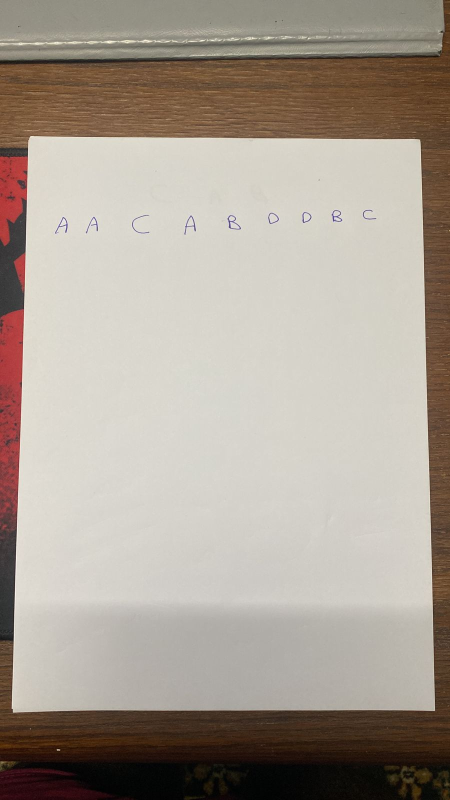
#> input picture img/letters.png, 900 x 1600 px (shown at 1/2 size)
$ jupyter execute app.ipynb   (shell and % lines are left out)
#> lines starting #> are read from the running program, lines starting #| are printed output that depends on the picture; after the words box and inside, x2 and y2 are one past the last pixel; in counts of white or black regions, pixels touching at a corner belong together
### commonfunctions.py


import skimage.io as io
import matplotlib.pyplot as plt
import numpy as np
from skimage.exposure import histogram
from matplotlib.pyplot import bar
from skimage.color import rgb2gray,rgb2hsv

# Convolution:
from scipy.signal import convolve2d
from scipy import fftpack
import math

from skimage.util import random_noise
from skimage.filters import median, threshold_otsu
from skimage.feature import canny

from mpl_toolkits.mplot3d import Axes3D  # noqa: F401 unused import

import matplotlib.pyplot as plt
from matplotlib import cm
from matplotlib.ticker import LinearLocator, FormatStrFormatter
import numpy as np

# Edges
from skimage.filters import sobel_h, sobel, sobel_v,roberts, prewitt

# Show the figures / plots inside the notebook
def show_images(images,titles=None):
    #This function is used to show image(s) with titles by sending an array of images and an array of associated titles.
    # images[0] will be drawn with the title titles[0] if exists
    # You aren't required to understand this function, use it as-is.
    n_ims = len(images)
    if titles is None: titles = ['(%d)' % i for i in range(1,n_ims + 1)]
    fig = plt.figure()
    n = 1
    for image,title in zip(images,titles):
        a = fig.add_subplot(1,n_ims,n)
        if image.ndim == 2:
            plt.gray()
        plt.imshow(image)
        a.set_title(title)
        plt.axis('off')
        n += 1
    fig.set_size_inches(np.array(fig.get_size_inches()) * n_ims)
    plt.show()


# [42 lines left out: functions show_3d_image, show_3d_image_filtering_in_freq, showHist, not called in this run]

### app.ipynb
# app code

[cell 1]
import cv2
import ttg
from commonfunctions import *
import numpy as np
import skimage.io as io
import functools
# Show the figures / plots inside the notebook

Image Retrieval

[cell 2]
image=io.imread("./img/letters.png")
#> image is the input picture: shape (1600, 900, 3); mean R, G, B 169.3, 159.4, 148.5
show_images([image])
#> in show_images, `n_ims = len(images)`: n_ims = 1
#> the loop in show_images, `for image,title in zip(images,titles):` made 1 pass
#> (title, n) on pass 1: ('(1)', 2)
#> after the loop in show_images, `for image,title in zip(images,titles):`: n = 2

Deskew and Presepective Transformation

[cell 3]
# this helps to find the paper contour
def find_biggest_contours(contours):
    biggest = np.array([])
    max_area = 0
    for i in contours:
        area = cv2.contourArea(i)
        if area > 10000:
            peri = cv2.arcLength(i, True)
            corners = cv2.approxPolyDP(i, 0.02 * peri, True)
            # to check that it is a rect and has the max area
            if area > max_area and len(corners) == 4:
                biggest = corners
                max_area = area
    return biggest
def Deskew(image):
    img_original = image.copy()
    img = image.copy()
    gray = cv2.cvtColor(img, cv2.COLOR_BGR2GRAY)

    # reduce unwanted noise very well while keeping edges fairly sharp
    gray = cv2.bilateralFilter(gray, 50, 15, 15)
    edged = cv2.Canny(gray, 50, 50)
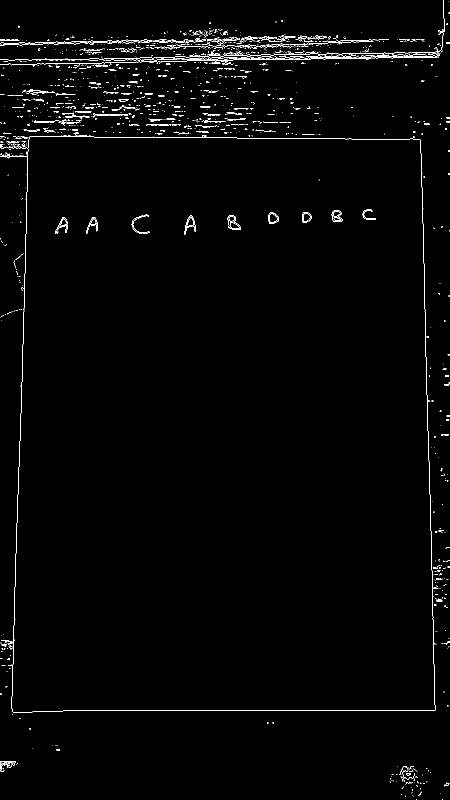
#> edged: shape (1600, 900) (shown at 1/2 size); 1.3% white in thin lines or dots
    kernel = np.ones((7, 7))
    dilatedImg = cv2.dilate(edged, kernel, iterations=2)
#> dilatedImg: shape (1600, 900); 14.7% white; 61 white regions, largest, box (x1, y1, x2, y2) and area: (0, 0, 900, 1443) 176042, (773, 1526, 868, 1600) 4888, (529, 172, 607, 234) 1982
    edged = cv2.erode(dilatedImg, kernel, iterations=1)
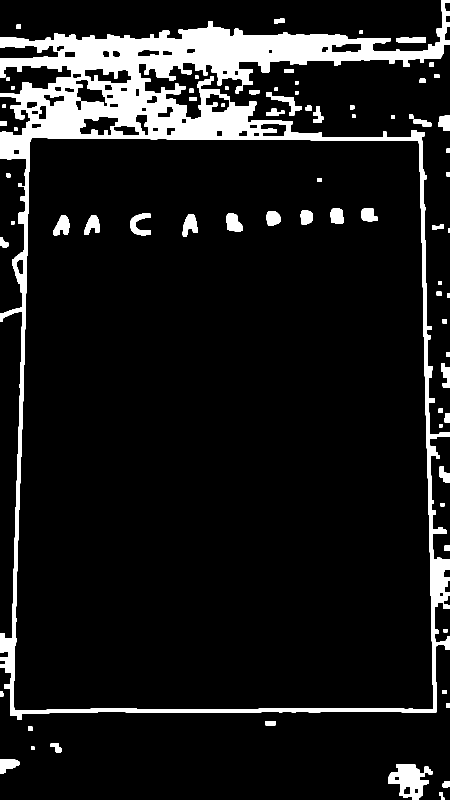
#> edged: shape (1600, 900) (shown at 1/2 size); 10.1% white; 74 white regions

    # Contour detection
    contours, hierarchy = cv2.findContours(edged.copy(), cv2.RETR_TREE, cv2.CHAIN_APPROX_SIMPLE)
#> contours = 123 contours; largest, box (x1, y1, x2, y2) and area: (0, 0, 900, 1440) 1055514, (26, 275, 867, 1422) 922045, (776, 1529, 865, 1600) 3526, (158, 233, 238, 272) 2000, (150, 159, 216, 221) 1916
    Contour_Frames = img.copy()
    Contour_Frames = cv2.drawContours(Contour_Frames, contours, -1,  (0, 255, 0), 10)
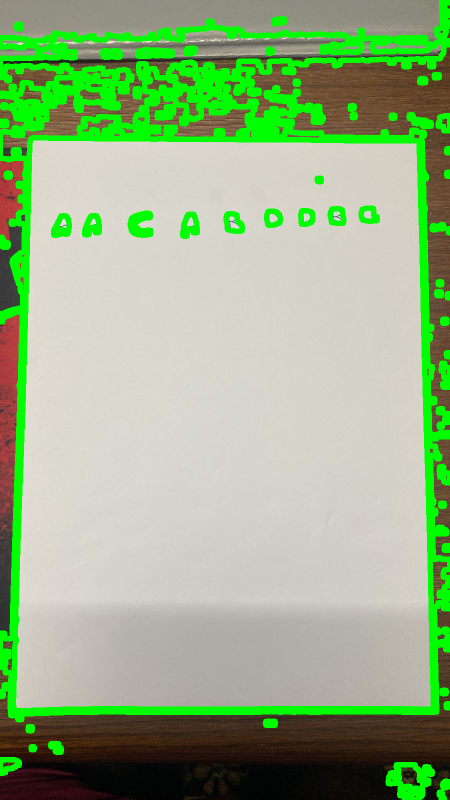
#> Contour_Frames: shape (1600, 900, 3) (shown at 1/2 size); 13.62% of pixels changed, all inside (x1, y1, x2, y2) = (0, 0, 900, 1600)
    biggest_contours = find_biggest_contours(contours)
#> the loop in find_biggest_contours, `for i in contours:` made 123 passes
#> (area, peri, biggest, max_area) on pass 70: (922045, 3932.9, [[64, 275], [837, 283], [865, 1418], [28, 1420]], 922045)
#> (area, peri) on pass 66: (1055513.5, 9348.3)
#> after the loop in find_biggest_contours, `for i in contours:`: max_area = 922045
#> biggest_contours = [[64, 275], [837, 283], [865, 1418], [28, 1420]]
    new_img = cv2.drawContours(img, [biggest_contours], -1, (0, 255, 0), 3)

    # reorder corner pixels (src)
    points = biggest_contours.reshape(4, 2)
#> points = [[64, 275], [837, 283], [865, 1418], [28, 1420]]
    input_points = np.zeros((4, 2), dtype="float32")

    points_sum = points.sum(axis=1)
#> points_sum = [339, 1120, 2283, 1448]
    input_points[0] = points[np.argmin(points_sum)]
    input_points[3] = points[np.argmax(points_sum)]

    points_diff = np.diff(points, axis=1)
#> points_diff = [211, -554, 553, 1392]
    input_points[1] = points[np.argmin(points_diff)]
    input_points[2] = points[np.argmax(points_diff)]


    (top_left, top_right, bottom_right, bottom_left) = input_points
    bottom_width = np.sqrt(((bottom_right[0] - bottom_left[0]) ** 2) + ((bottom_right[1] - bottom_left[1]) ** 2))
    top_width = np.sqrt(((top_right[0] - top_left[0]) ** 2) + ((top_right[1] - top_left[1]) ** 2))

    # Output image size
    max_width = max(int(bottom_width), int(top_width))
    max_height = int(max_width * 1.414)  # for A4

    # Desired points values in the output image (dest)
    converted_points = np.float32([[0, 0], [max_width, 0], [0, max_height], [max_width, max_height]])

    # Perspective transformation
    matrix = cv2.getPerspectiveTransform(input_points, converted_points)
    # calculate the transformation matrix
    img_output = cv2.warpPerspective(img_original, matrix, (max_width, max_height))
    #calculate the final image
    return img_output

Remove Black Edges (if Exist)

[cell 4]
def remove_edges(img):
    image = img.copy()
    h = image.shape[0]
    w = image.shape[1]
    image=image[int(0.05*h):int(0.95*h), int(0.05*w):int(0.95*w)]
    image = cv2.resize(image,(w,h))
    return image

Expression Preprocessing

[cell 5]
def expression_preprocessing(image):
    img=image.copy()
    Deskewed_image=Deskew(img)
    grey_Deskewed_image = cv2.cvtColor(Deskewed_image, cv2.COLOR_BGR2GRAY)
    '''
    the best thresholding of segmentation
    applying adaptiveThreshold to differentiate the forground from background
    255 is the maxvalue
    cv2.ADAPTIVE_THRESH_MEAN is the adaptive method
    cv2.THRESH_BINARY is the threshold type
    '''
    img_Thresholded = cv2.adaptiveThreshold(grey_Deskewed_image, 255, cv2.ADAPTIVE_THRESH_MEAN_C,cv2.THRESH_BINARY, 25, 5)
#> img_Thresholded: shape (1183, 837); 99.7% white; black in thin lines or dots
    img_output=remove_edges(img_Thresholded)
#> in remove_edges, `image=image[int(0.05*h):int(0.95*h), int(0.05*w):int(0.95*w)]`:
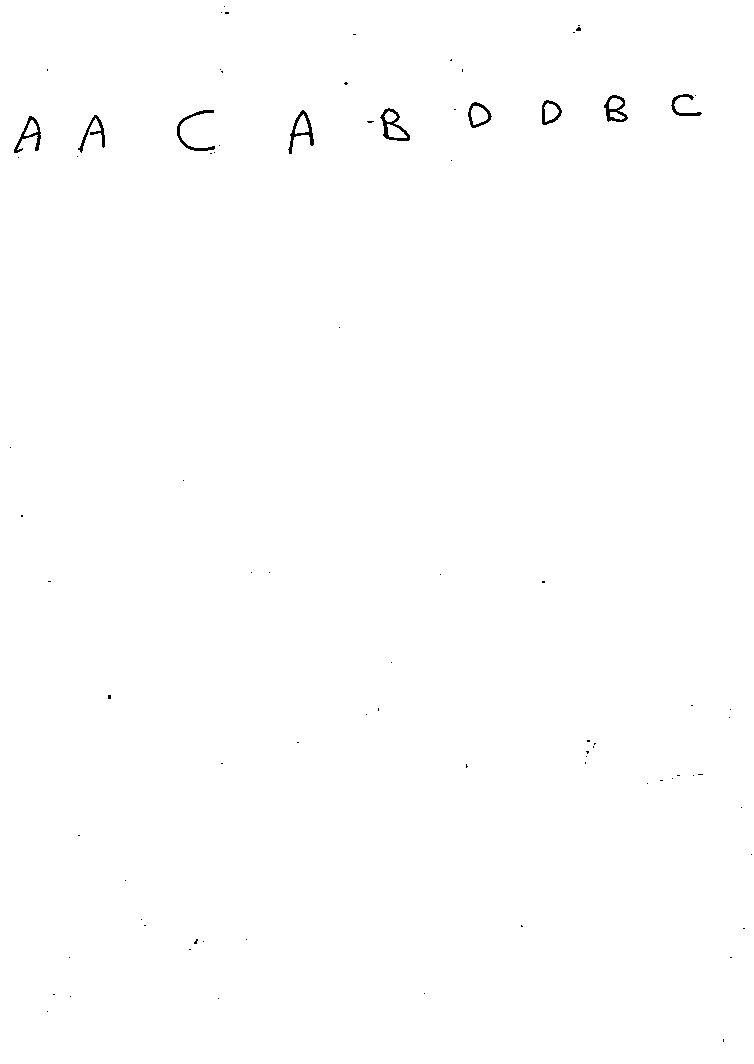
#> image: shape (1064, 754); 99.7% white; black in thin lines or dots
    return img_output

expression_preprocessed=expression_preprocessing(image)
cv2.imwrite("./img/saved.png",expression_preprocessed)
show_images([expression_preprocessed])
#> the loop in show_images (call 2), `for image,title in zip(images,titles):` made 1 pass

Font Thickness

[cell 6]
def thick_font(image):
    image = cv2.bitwise_not(image)
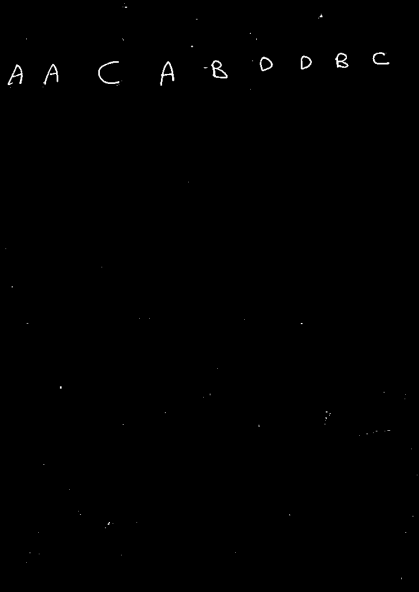
#> image: shape (1183, 837) (shown at 1/2 size); min 0, max 255, mean 0.8
    kernel = np.ones((2,2),np.uint8)
    image = cv2.dilate(image, kernel, iterations=1)
    image = cv2.bitwise_not(image)
    image = cv2.morphologyEx(image, cv2.MORPH_OPEN, kernel,iterations=1)
    image = cv2.medianBlur(image, 3)
    return (image)
thick_image=thick_font(expression_preprocessed)
show_images([expression_preprocessed,thick_image])

[cell 7]
print(ttg.Truths(['a', 'b'],['a xor b']))
#> (this line was passed over: ttg is not available in this run)

[cell 8]
def Table_Preprocessing(image):
    image=Deskew(image)
    image=remove_edges(image)
    return image
    # table=Deskew(image)
    # return table
test=io.imread("./img/A.png")
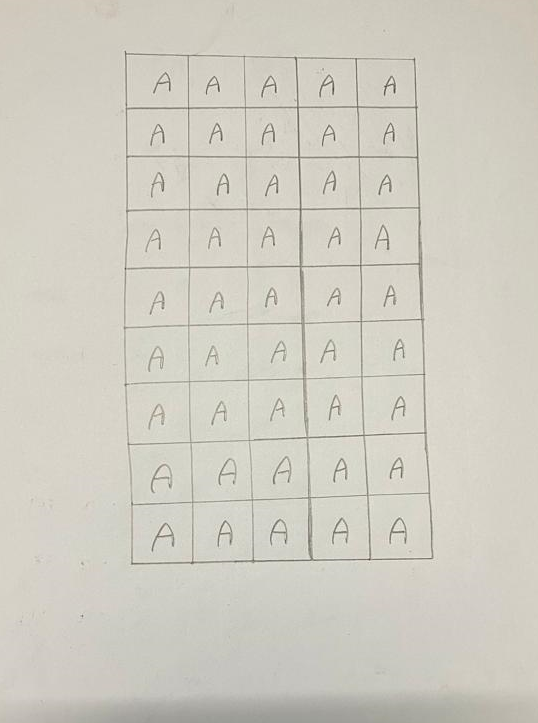
#> input picture img/A.png, 538 x 723 px
#> test is the input picture: shape (723, 538, 4); mean R, G, B, A 208, 205.1, 194.4, 255
table=Table_Preprocessing(test)
#> in Deskew (call 2), `edged = cv2.Canny(gray, 50, 50)`: edged: shape (723, 538); 4.1% white in thin lines or dots, all inside (x1, y1, x2, y2) = (81, 51, 434, 618)
#> in Deskew (call 2), `dilatedImg = cv2.dilate(edged, kernel, iterations=2)`: dilatedImg: shape (723, 538); 31% white; 21 white regions, largest, box (x1, y1, x2, y2) and area: (117, 45, 440, 571) 104259, (266, 450, 298, 490) 1117, (383, 511, 414, 550) 1095
#> in Deskew (call 2), `edged = cv2.erode(dilatedImg, kernel, iterations=1)`:
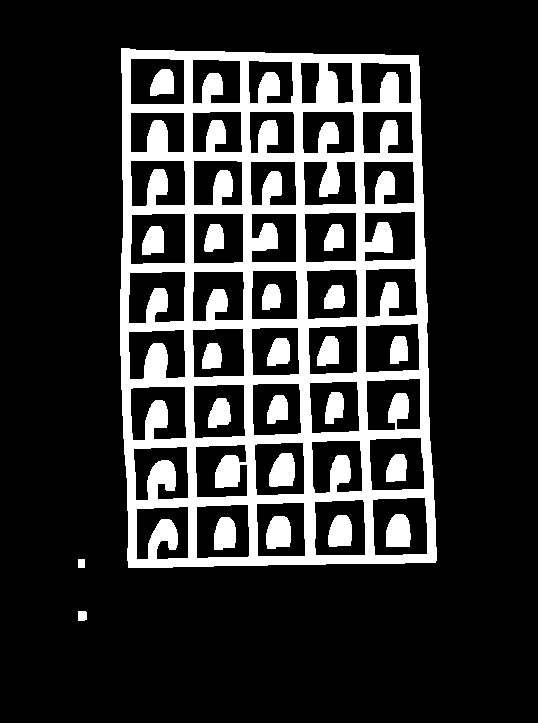
#> edged: shape (723, 538); 19.7% white; 22 white regions
#> in Deskew (call 2), `contours, hierarchy = cv2.findContours(edged.copy(), cv2.RETR_TREE, cv..`: contours = 68 contours; largest, box (x1, y1, x2, y2) and area: (120, 48, 437, 568) 155346, (372, 497, 428, 556) 3042, (196, 504, 250, 559) 2750, (369, 437, 425, 491) 2745, (314, 499, 366, 556) 2736
#> in Deskew (call 2), `Contour_Frames = cv2.drawContours(Contour_Frames, contours, -1,  (0, 2..`:
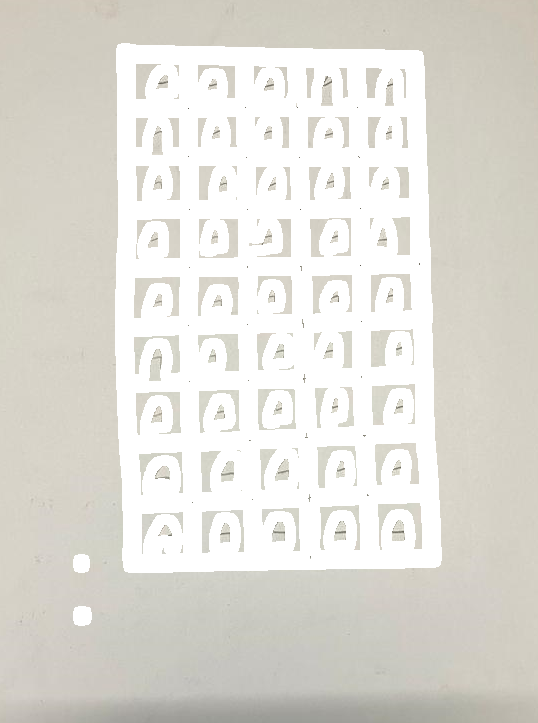
#> Contour_Frames: shape (723, 538, 4); mean R, G, B, A 134.5, 222.5, 125.8, 164.9; transparent parts drawn white
#> the loop in find_biggest_contours (call 2), `for i in contours:` made 68 passes
#> (area, peri, biggest, max_area) on pass 3: (155346, 1649.9, [[121, 48], [128, 567], [435, 562], [418, 55]], 155346)
#> area on passes 1, 4, 5, 6, 7, 8: 70, 2000, 2750.5, 571.5, 2546.5, 654
#> in Deskew (call 2), `biggest_contours = find_biggest_contours(contours)`: biggest_contours = [[121, 48], [128, 567], [435, 562], [418, 55]]
#> in Deskew (call 2), `new_img = cv2.drawContours(img, [biggest_contours], -1, (0, 255, 0), 3)`:
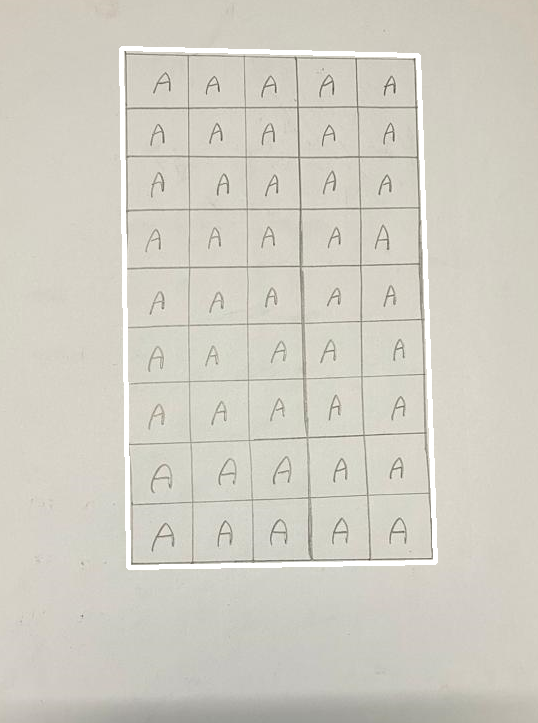
#> new_img: shape (723, 538, 4); mean R, G, B, A 203.5, 206, 190.3, 249.7; transparent parts drawn white
#> in Deskew (call 2), `points_sum = points.sum(axis=1)`: points_sum = [169, 695, 997, 473]
#> in Deskew (call 2), `points_diff = np.diff(points, axis=1)`: points_diff = [-73, 439, 127, -363]
#> in remove_edges (call 2), `image=image[int(0.05*h):int(0.95*h), int(0.05*w):int(0.95*w)]`:
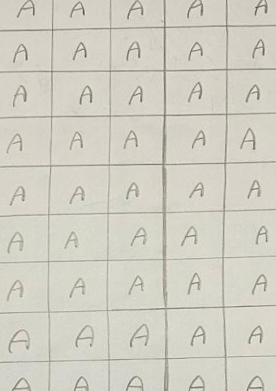
#> image: shape (391, 276, 4); mean R, G, B, A 209.1, 206.8, 195.3, 255
show_images([table])
#cv2.imwrite("./img/CB.png", table)
